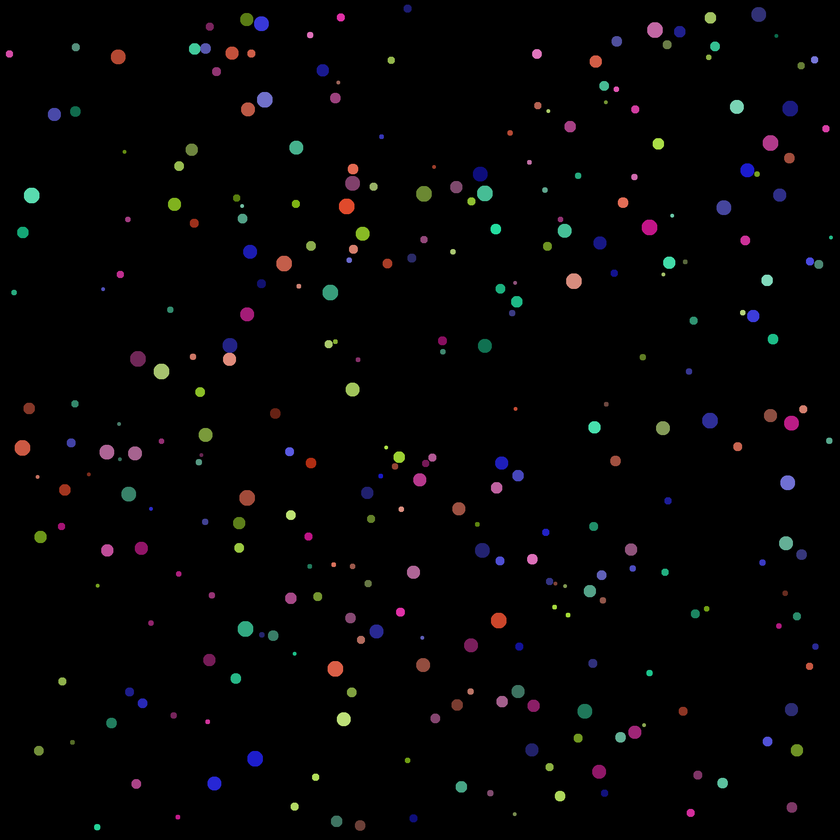
#> input picture balls/balls.png, 840 x 840 px, shrunk from 2000 x 2000 before the run
$ python 12345.py
#> lines starting #> are read from the running program, lines starting #| are printed output that depends on the picture; after the words box and inside, x2 and y2 are one past the last pixel; in counts of white or black regions, pixels touching at a corner belong together
import numpy as np
import matplotlib.pyplot as plt
from skimage.io import imread
from skimage.color import rgb2hsv
from skimage.measure import label, regionprops
from skimage.morphology import erosion

from pathlib import Path

BASE = Path(__file__).resolve().parent

image = imread(str(BASE.parent / "balls" / "balls.png"))
#> image is the input picture: shape (840, 840, 3); mean R, G, B 4.2, 3.7, 4.1
hsv = rgb2hsv(image)
#> hsv: shape (840, 840, 3) float64; mean of channels 0, 1, 2 0.0266, 0.039, 0.0238
hue = hsv[:, :, 0]
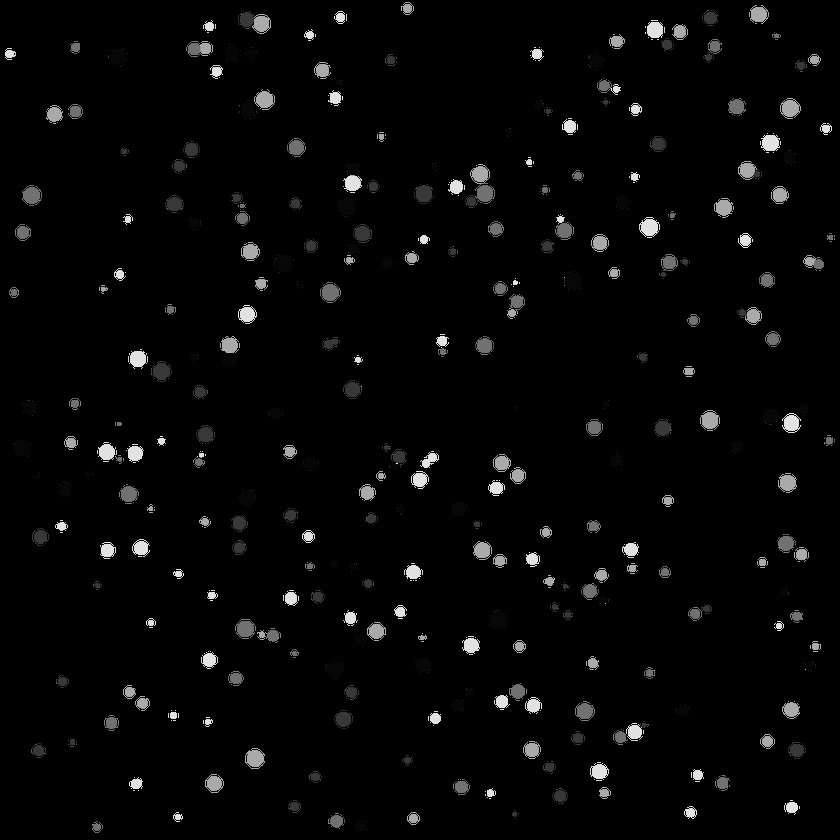
#> hue: shape (840, 840) float64; min 0, max 0.996, mean 0.0266

result = {}
total_balls = 0

for color in np.unique(hue):
    if color == 0.0:
        continue

    binary = hue == color
    labeled = label(binary)
    count = np.max(labeled)

    if count == 0:
        continue

    merged = False
    for key in list(result.keys()):
        delta = abs(color - key)
        if delta < 0.1:
            result[key] += count
            merged = True
            break


    if not merged:
        result[color] = count

    total_balls += count
#> this loop made 2151 passes
#> (color, count, total_balls) on passes 2 to 4: (0.0139, 2, 2), (0.0167, 8, 10), (0.0175, 1, 11)
#> pass 2, `binary = hue == color`:
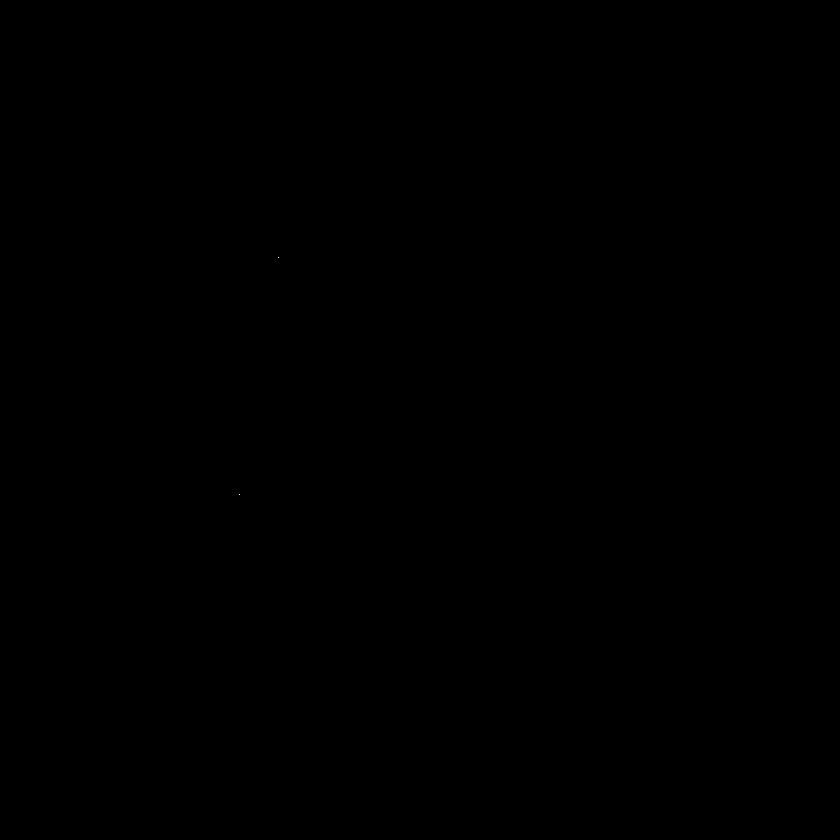
#> binary: shape (840, 840) bool; 0% white in thin lines or dots, all inside (x1, y1, x2, y2) = (239, 257, 279, 495)
#> after the loop: binary: shape (840, 840) bool; 0% white in thin lines or dots, all inside (x1, y1, x2, y2) = (396, 463, 397, 464)
#> after the loop, result = 9 items; total_balls = 16148

for val, count in result.items():
    print(f"Цвет (hue {val:.2f}): {count} шт.")
#> this loop made 9 passes
#> (val, count) on passes 1 to 9: (0.0139, 3294), (0.167, 3870), (0.278, 475), (0.389, 3520), (0.5, 431), (0.601, 171), (0.705, 6), (0.833, 4378), (0.944, 3)
#| Цвет (hue 0.01): 3294 шт.
#| Цвет (hue 0.17): 3870 шт.
#| Цвет (hue 0.28): 475 шт.
#| Цвет (hue 0.39): 3520 шт.
#| Цвет (hue 0.50): 431 шт.
#| Цвет (hue 0.60): 171 шт.
#| Цвет (hue 0.70): 6 шт.
#| Цвет (hue 0.83): 4378 шт.
#> (further printed lines are left out)
print(f"Всего шариков: {total_balls}")
#| Всего шариков: 16148
